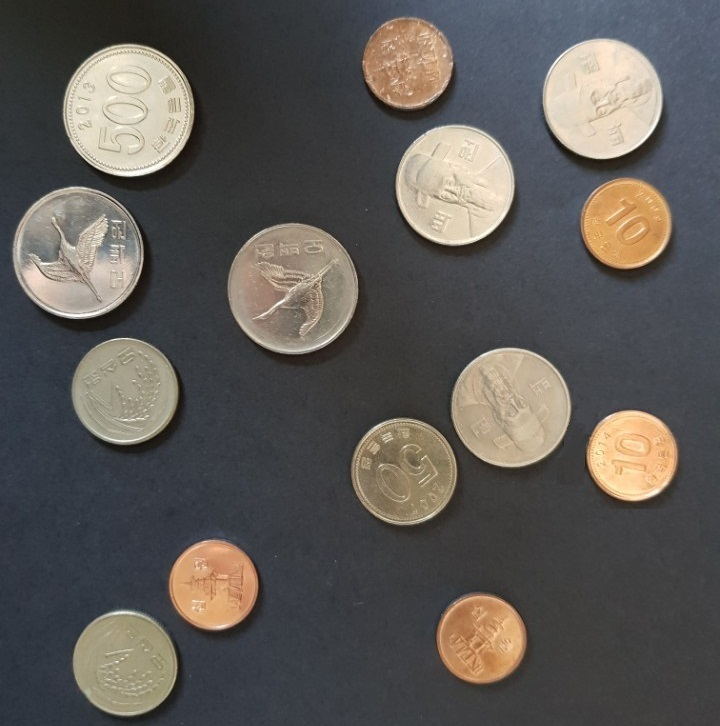
//> input picture Tutorial/Tutorial_OpenCV_PythonVersion/Image/coin.jpg, 720 x 726 px
$ ./DLIP_Tutorial_Histogram_1D_demo_image   (built with g++ and OpenCV 4)
//> lines starting //> are read from the running program, lines starting //| are printed output that depends on the picture; after the words box and inside, x2 and y2 are one past the last pixel; in counts of white or black regions, pixels touching at a corner belong together
/*------------------------------------------------------/
* Image Proccessing with Deep Learning
* OpenCV : Histogram Demo (from OpenCV docs)
* https://docs.opencv.org/3.4/d8/dbc/tutorial_histogram_calculation.html
* Created: 2023-Spring
------------------------------------------------------*/

#include "opencv2/highgui.hpp"
#include "opencv2/imgcodecs.hpp"
#include "opencv2/imgproc.hpp"
#include <iostream>

using namespace std;
using namespace cv;

int main(int argc, char** argv)
{
    //! [Load image]
    // CommandLineParser parser(argc, argv, "{@input | ../../Image/coin.jpg | input image}");
    // Mat src = imread(samples::findFile(parser.get<String>("@input")), 0);
    Mat src = imread("../../Image/coin.jpg", 0);    // Load an image
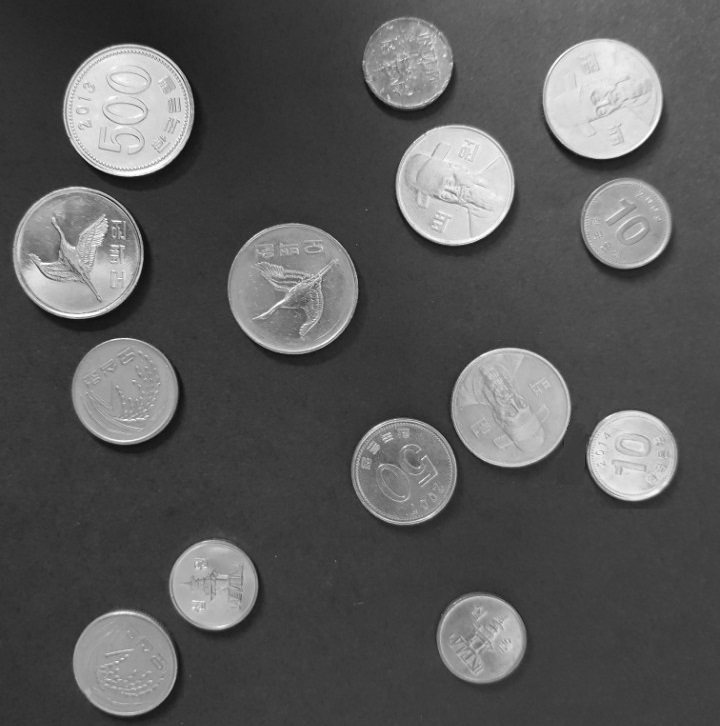
//> src: 726 rows x 720 cols, CV_8UC1; min 10, max 255, mean 90.4

    if (src.empty())
    {
        return EXIT_FAILURE;
    }


    //! [Establish the number of bins]
    int histSize = 256;
    //! [Establish the number of bins]

    //! [Set the ranges ( for B,G,R) )]
    float range[] = { 0, 256 }; //the upper boundary is exclusive
    const float* histRange = { range };
    //! [Set the ranges ( for B,G,R) )]

    //! [Set histogram param]
    bool uniform = true, accumulate = false;
    //! [Set histogram param]

    //! [Compute the histograms]
    Mat hist1D;
    calcHist(&src, 1, 0, Mat(), hist1D, 1, &histSize, &histRange, uniform, accumulate);
//> hist1D = 256 values, max 22463 at index 61, min 0 at index 0, mean 2041.9


    //! [Compute the histograms]

    //! [Draw the histograms for B, G and R]
    int hist_w = 512, hist_h = 400;
    int bin_w = cvRound((double)hist_w / histSize);


    Mat histImage1D(hist_h, hist_w, CV_8UC1, Scalar(0));
    normalize(hist1D, hist1D, 0, histImage1D.rows, NORM_MINMAX, -1, Mat());
//> hist1D = 256 values, max 400 at index 61, min 0 at index 0, mean 36.36

    //! [Draw for each channel]
    for (int i = 1; i < histSize; i++)
    {
        line(histImage1D,   Point(bin_w * (i - 1),  hist_h - cvRound(hist1D.at<float>(i - 1))),
                            Point(bin_w * (i),      hist_h - cvRound(hist1D.at<float>(i))),
                            Scalar(255, 0, 0), 2, 8, 0);
    }
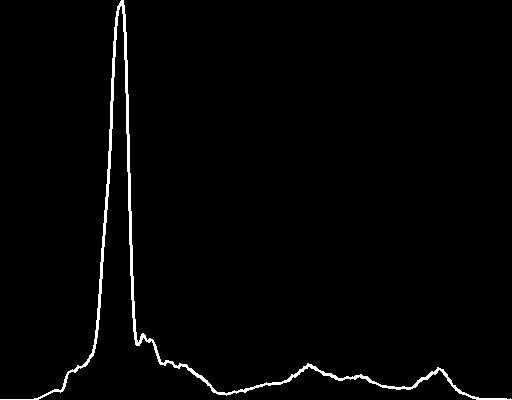
//> histImage1D: 400 rows x 512 cols, CV_8UC1; 1.8% white; 1 white region, box (x1, y1, x2, y2) and area: (0, 0, 512, 400) 3633

    //! [Display]
    imshow("Source image",  src);
    imshow("calcHist Demo", histImage1D);
    waitKey();
    //! [Display]

    return EXIT_SUCCESS;
}

$ run again, with Tutorial/Tutorial_OpenCV_PythonVersion/Image/color_ball.jpg copied over Tutorial/Tutorial_OpenCV_PythonVersion/Image/coin.jpg
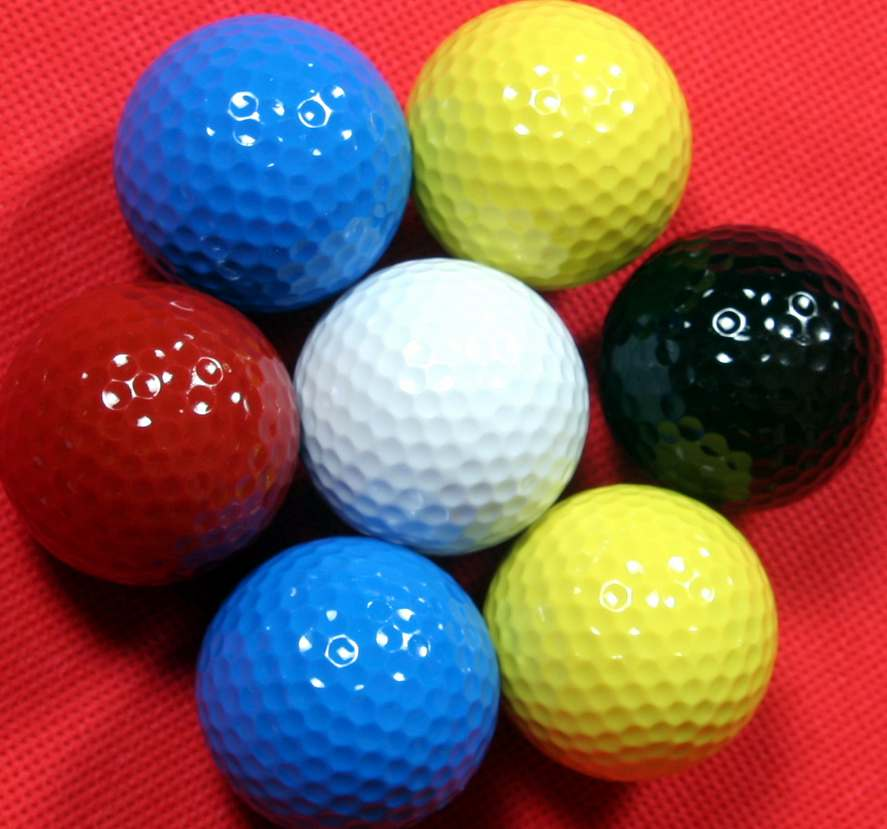
//> input picture Tutorial/Tutorial_OpenCV_PythonVersion/Image/color_ball.jpg, 887 x 829 px
//> `Mat src = imread("../../Image/coin.jpg", 0);`:
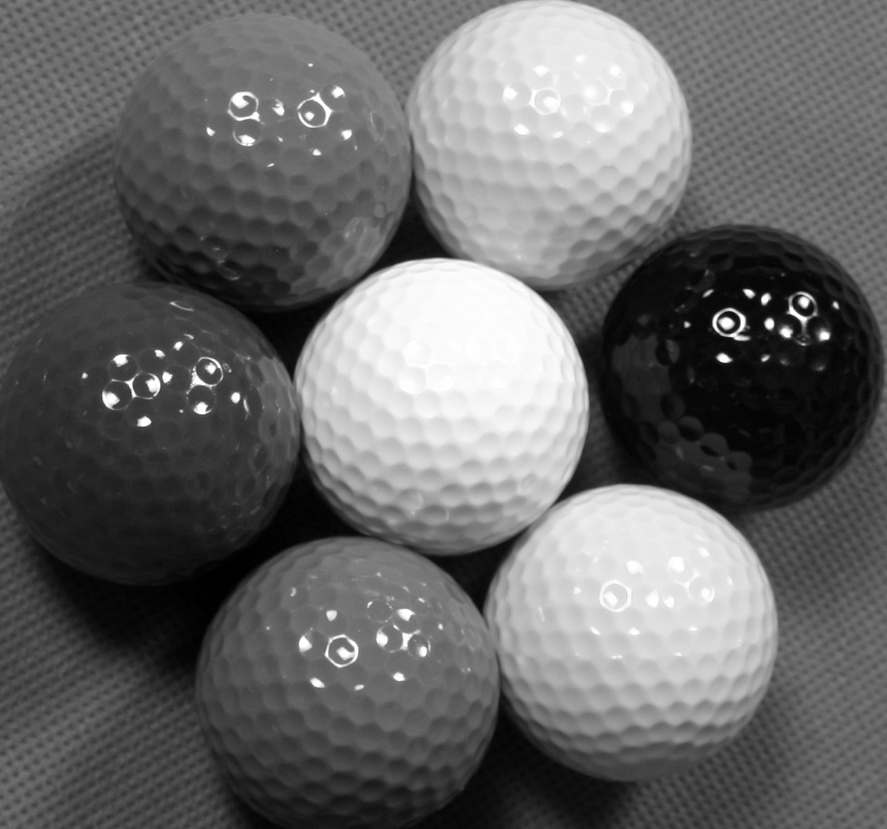
//> src: 829 rows x 887 cols, CV_8UC1; min 0, max 255, mean 104.3
//> `calcHist(&src, 1, 0, Mat(), hist1D, 1, &histSize, &histRange, uniform,..`: hist1D = 256 values, max 6837 at index 109, min 334 at index 0, mean 2872.4
//> `normalize(hist1D, hist1D, 0, histImage1D.rows, NORM_MINMAX, -1, Mat());`: hist1D = 256 values, max 400 at index 109, min 0 at index 0, mean 156.1
//> after the loop `for (int i = 1; i < histSize; i++)`:
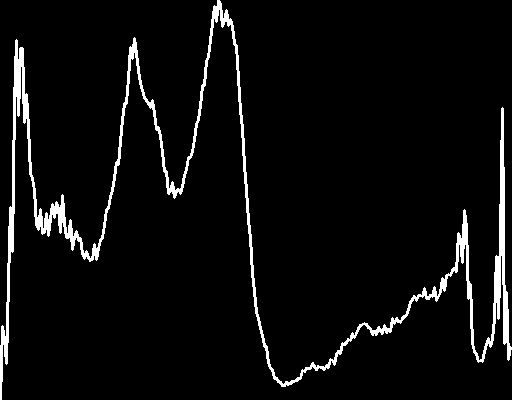
//> histImage1D: 400 rows x 512 cols, CV_8UC1; 4.8% white; 1 white region, box (x1, y1, x2, y2) and area: (0, 0, 512, 400) 9877

$ run again, with Tutorial/Tutorial_OpenCV_PythonVersion/Image/roadshadow.JPG copied over Tutorial/Tutorial_OpenCV_PythonVersion/Image/coin.jpg
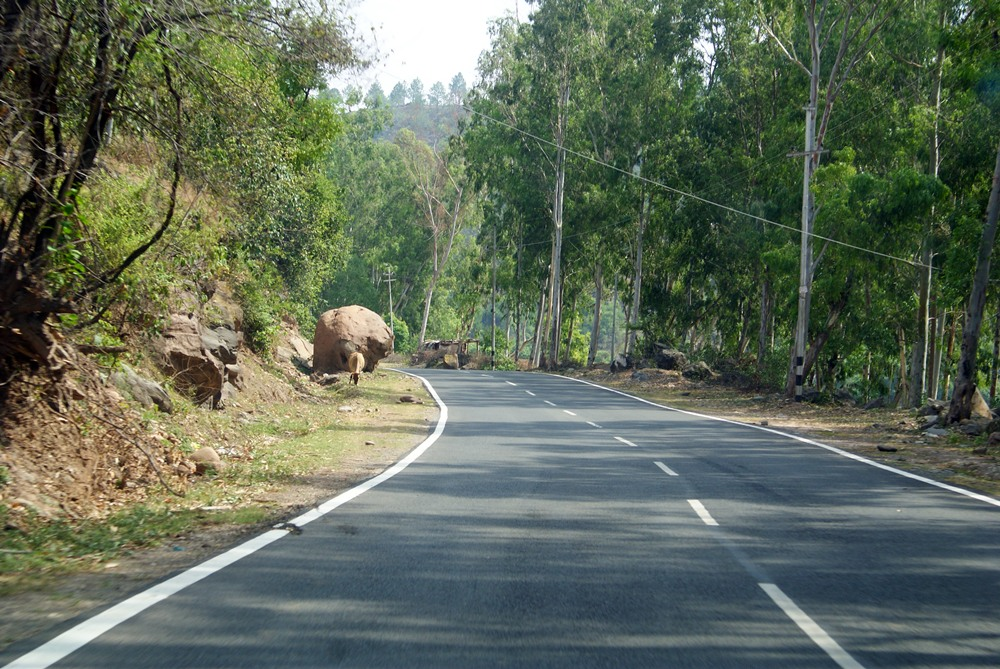
//> input picture Tutorial/Tutorial_OpenCV_PythonVersion/Image/roadshadow.JPG, 1000 x 669 px
//> `Mat src = imread("../../Image/coin.jpg", 0);`:
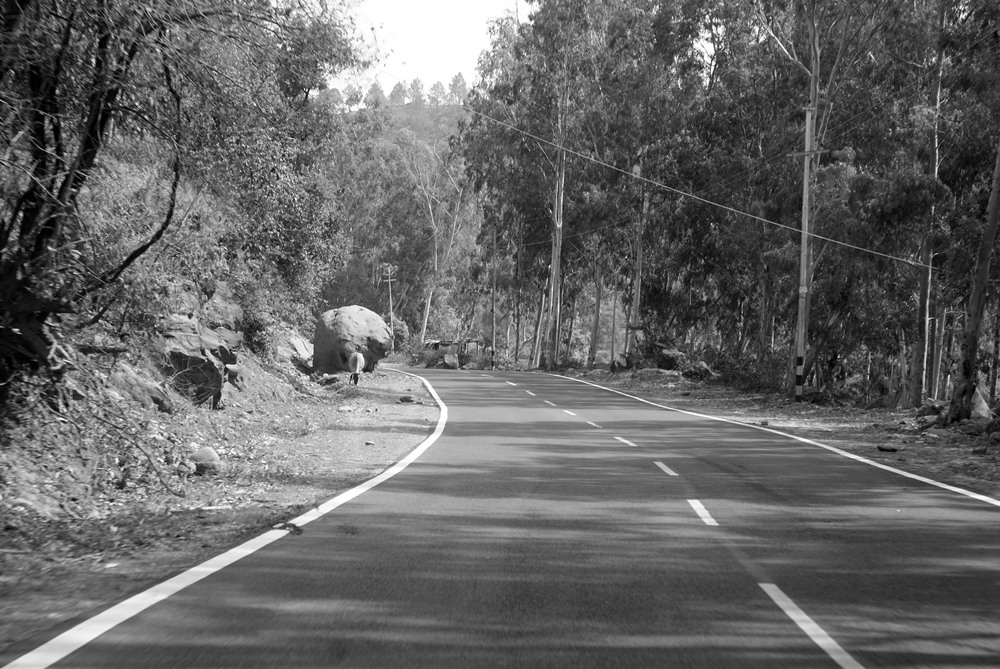
//> src: 669 rows x 1000 cols, CV_8UC1; min 0, max 255, mean 101.3
//> `calcHist(&src, 1, 0, Mat(), hist1D, 1, &histSize, &histRange, uniform,..`: hist1D = 256 values, max 7915 at index 255, min 235 at index 244, mean 2613.3
//> `normalize(hist1D, hist1D, 0, histImage1D.rows, NORM_MINMAX, -1, Mat());`: hist1D = 256 values, max 400 at index 255, min 0 at index 244, mean 123.9
//> after the loop `for (int i = 1; i < histSize; i++)`:
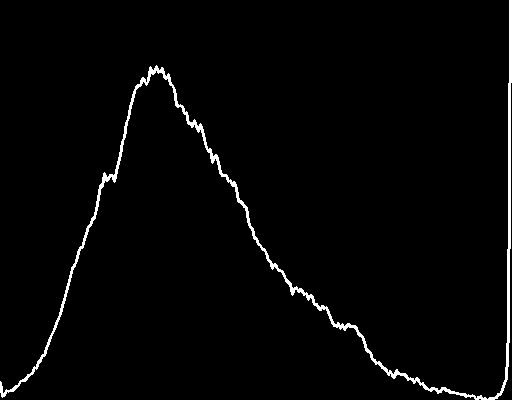
//> histImage1D: 400 rows x 512 cols, CV_8UC1; 2.1% white; 1 white region, box (x1, y1, x2, y2) and area: (0, 0, 512, 400) 4290
